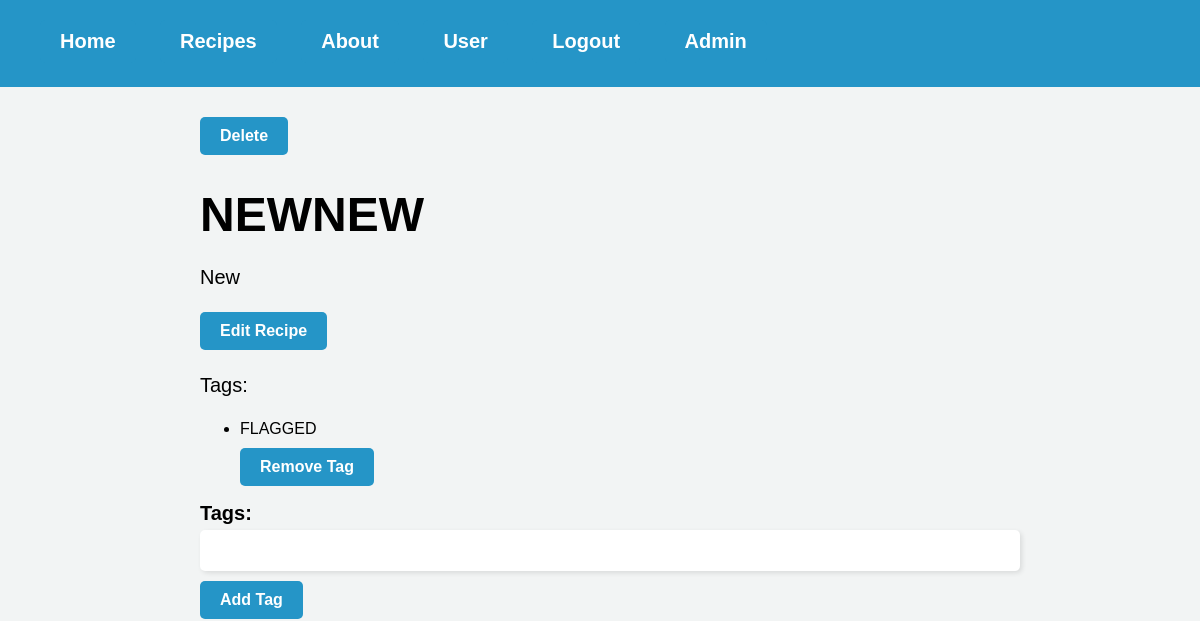
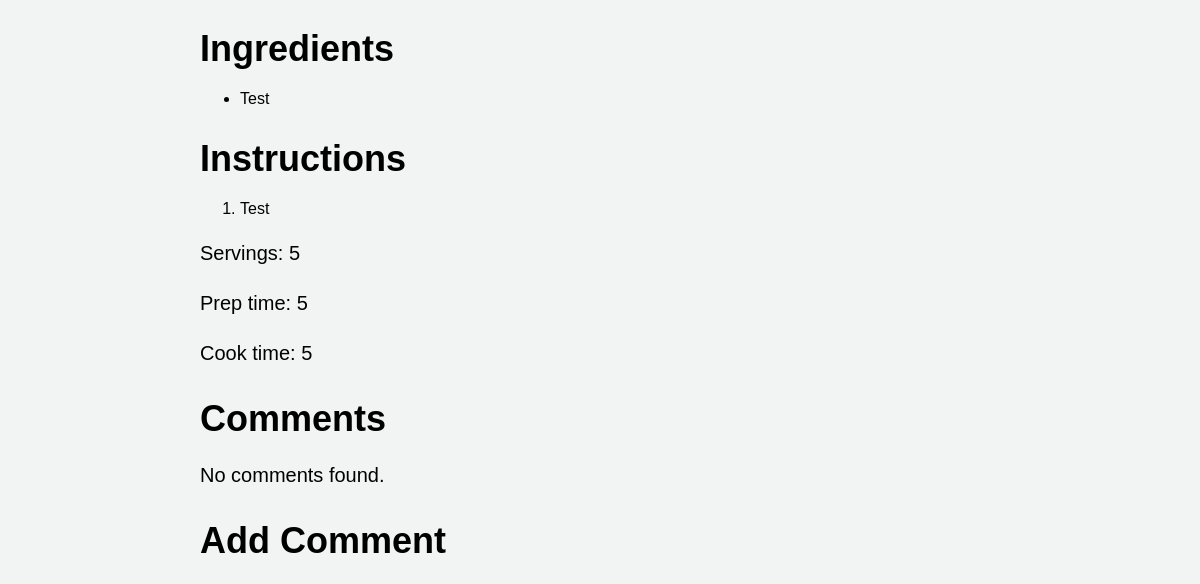
The app's page /recipe/1 (signed in, upper part), older data (2 pictures, top to bottom).
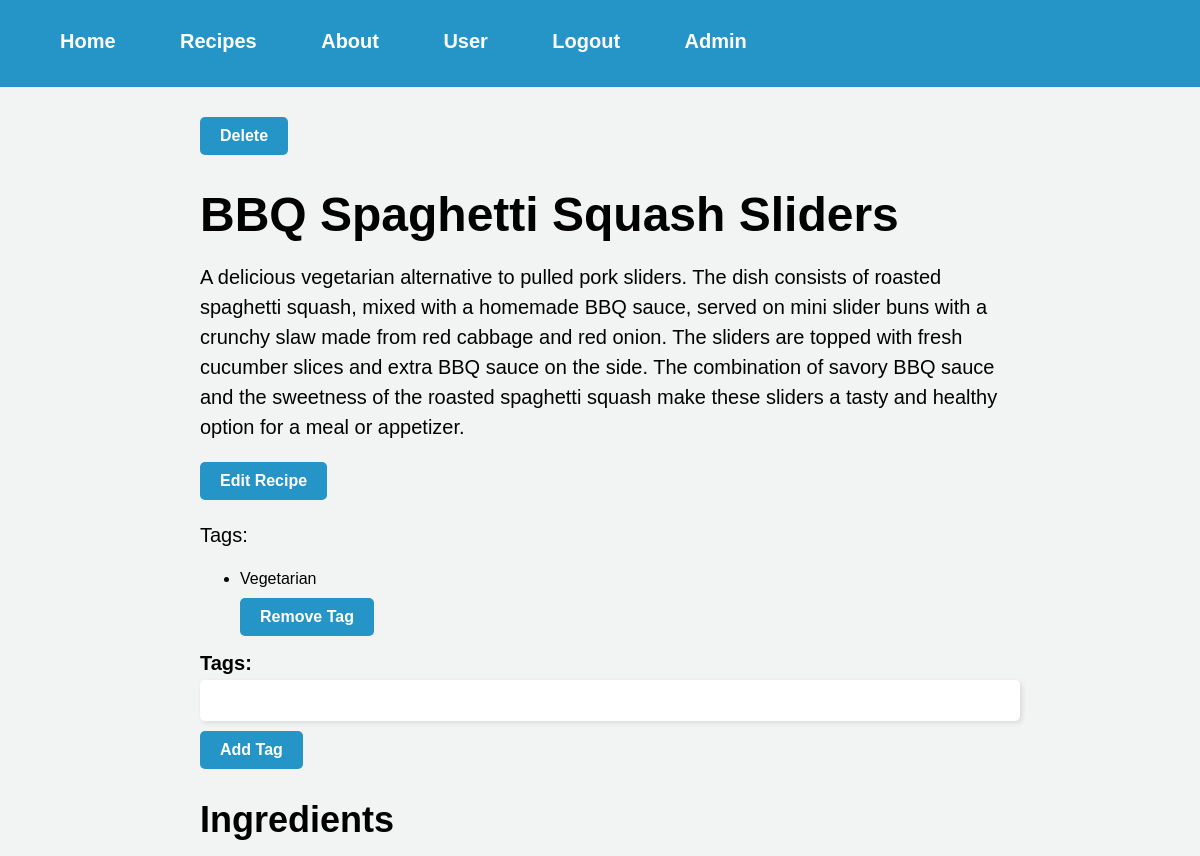
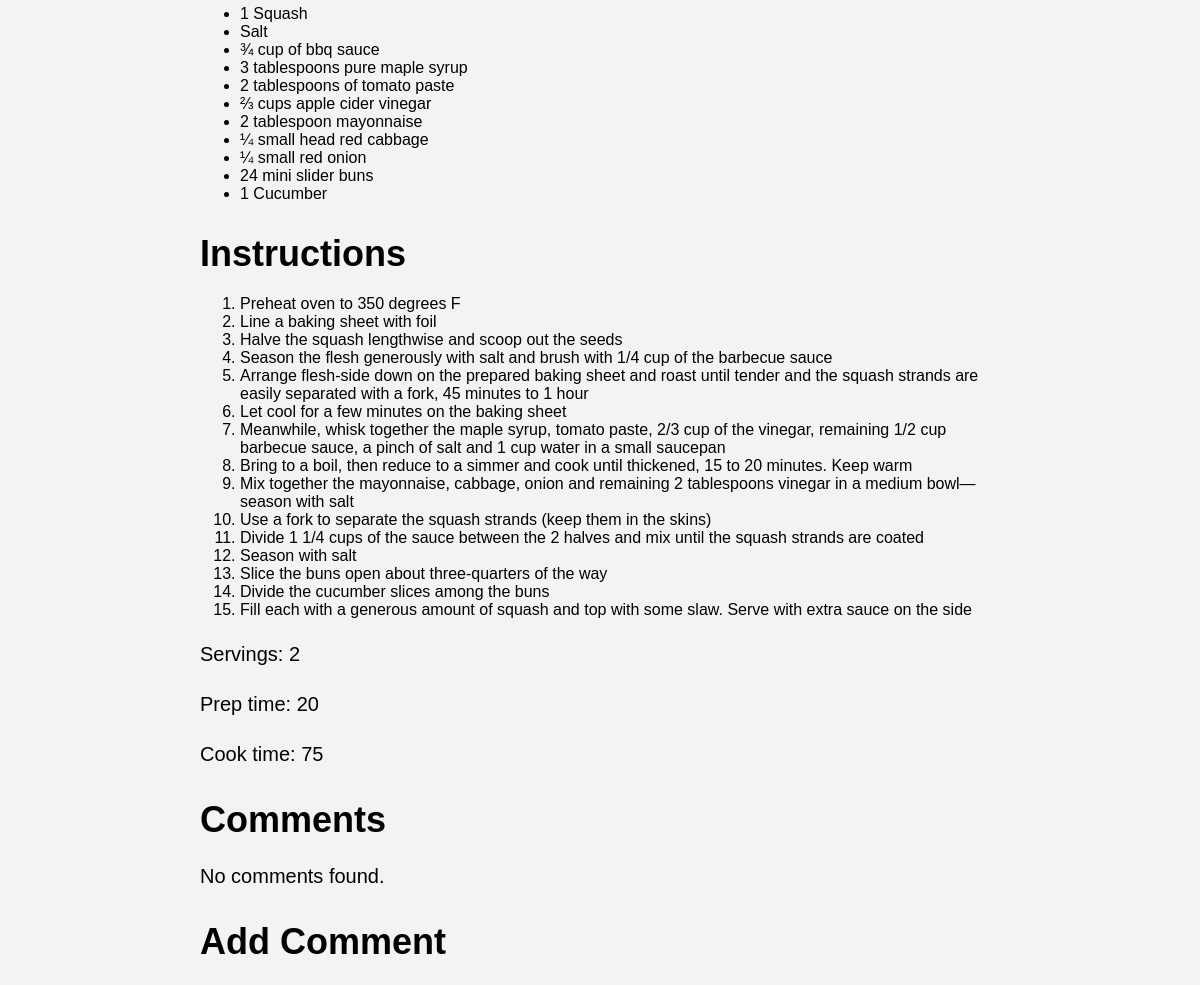
The same page, newer data (2 pictures, top to bottom).
### website/models.py (models this page shows)
class Recipe(db.Model):
    id = db.Column(db.Integer, primary_key=True)
    user_id = db.Column(db.Integer, db.ForeignKey('user.id'), nullable=False)
    title = db.Column(db.String(128), nullable=False)
    description = db.Column(db.String(512), nullable=False)
    servings = db.Column(db.Integer, nullable=False)
    prep_time = db.Column(db.Integer, nullable=False)
    cook_time = db.Column(db.Integer, nullable=False)
    ingredients = db.relationship('Ingredient', backref='recipe', lazy=True, cascade='all, delete')
    instructions = db.relationship('Instruction', backref='recipe', lazy=True, cascade='all, delete')
    tags = db.relationship('Tags', backref='recipe', lazy=True, cascade='all, delete-orphan')
    comments = db.relationship('Comments', backref='recipe', lazy=True, cascade='all, delete-orphan')
    likes = db.Column(db.Integer, default=0)

class Tags(db.Model):
    id = db.Column(db.Integer, primary_key=True)
    text = db.Column(db.String(64))
    recipe_id = db.Column(db.Integer, db.ForeignKey(
        'recipe.id', ondelete='cascade'), nullable=False)

class Ingredient(db.Model):
    id = db.Column(db.Integer, primary_key=True)
    text = db.Column(db.String(256), nullable=False)
    recipe_id = db.Column(db.Integer, db.ForeignKey(
        'recipe.id', ondelete='cascade'), nullable=False)

class Instruction(db.Model):
    id = db.Column(db.Integer, primary_key=True)
    text = db.Column(db.String(1024), nullable=False)
    recipe_id = db.Column(db.Integer, db.ForeignKey(
        'recipe.id', ondelete='cascade'), nullable=False)

### website/views.py (the view)
@views.route('/recipe/<int:recipe_id>', methods=['GET', 'POST'])
@login_required
def recipe(recipe_id):
    recipe = Recipe.query.get_or_404(recipe_id)
    tag_form = TagForm()
    return render_template("recipe.html", recipe=recipe, user=current_user, tag_form=tag_form)

### website/forms.py
class TagForm(FlaskForm):
    tags = StringField('Tags', validators=[DataRequired(), Length(max=50)])
    recipe_id = HiddenField('Recipe ID')
    submit_add = SubmitField('Add Tag')
    submit_remove = SubmitField('Remove Tag')

### website/__init__.py (called while the page is built)
def create_app():
    app = Flask(__name__)
    app.config['SECRET_KEY'] = 'hjshjhdjah kjshkjdhjs'
    app.config['SQLALCHEMY_DATABASE_URI'] = f'sqlite:///{DB_NAME}'
    db.init_app(app)
    from .views import views
    from .auth import auth
    app.register_blueprint(views, url_prefix='/')
    app.register_blueprint(auth, url_prefix='/')
    from .models import User
    with app.app_context():
        db.create_all()
    login_manager = LoginManager()
    login_manager.login_view = 'auth.login'
    login_manager.init_app(app)
    @login_manager.user_loader
    def load_user(id):
        return User.query.get(int(id))
    return app

### website/templates/recipe.html (shortened to what this page needs)
{% extends "base.html" %}
{% block content %}
<link rel="stylesheet" type="text/css" href="{{ url_for('static', filename='recipe.css') }}">
{% if user.is_authenticated and (user.email == 'admin@platepal.com' or recipe.user_id == current_user.id) %}
<form action="{{ url_for('views.delete_recipe', recipe_id=recipe.id) }}" method="POST">
    <button type="submit">Delete</button>
</form>
{% endif %}
<h1>{{ recipe.title }}</h1>
<p>{{ recipe.description }}</p>
{% if current_user == recipe.user %}
<a href="{{ url_for('views.editRecipe', recipe_id=recipe.id) }}">Edit Recipe</a>
{% endif %}
{% if recipe.tags %}
<p>Tags:</p>
<ul>
    {% for tag in recipe.tags %}
    <li>{{ tag.text }}
        {% if user.is_authenticated and user.email == 'admin@platepal.com' %}
        <form action="{{ url_for('views.remove_tag', recipe_id=recipe.id, tag_id=tag.id) }}" method="POST">
            {{ tag_form.submit_remove() }}
        </form>
        {% endif %}
    </li>
    {% endfor %}
</ul>
{% endif %}
{% if user.is_authenticated and user.email == 'admin@platepal.com' %}
<form action="{{ url_for('views.add_tag', recipe_id=recipe.id) }}" method="POST">
    <label for="{{ tag_form.tags.id }}">Tags:</label>
    {{ tag_form.tags }} {{ tag_form.submit_add }}
</form>
{% endif %}
<h2>Ingredients</h2>
{% if recipe.ingredients %}
<ul>
    {% for ingredient in recipe.ingredients %}
    <li>{{ ingredient.text }}</li>
    {% endfor %}
</ul>
{% else %}
<p>No ingredients found.</p>
{% endif %}
<h2>Instructions</h2>
{% if recipe.instructions %}
<ol>
    {% for instruction in recipe.instructions %}
    <li>{{ instruction.text }}</li>
    {% endfor %}
</ol>
{% else %}
<p>No instructions found.</p>
{% endif %}
<p>Servings: {{ recipe.servings }}</p>
<p>Prep time: {{ recipe.prep_time }}</p>
<p>Cook time: {{ recipe.cook_time }}</p>
<h2>Comments</h2>
{% if recipe.comments %}
<ul>
    {% for comment in recipe.comments %}
    <li>
        <div>
            <p><strong>{{ comment.user.first_name }}</strong>: {{ comment.text }}</p>
            {% if current_user == (comment.user or user.email == 'admin@platepal.com') %}
            <form method="POST"
                action="{{ url_for('views.deleteComment', recipe_id=recipe.id, comment_id=comment.id) }}">
                <button type="submit">Delete</button>
            </form>
            {% endif %}
        </div>
    </li>
    {% endfor %}
</ul>
{% else %}
<p>No comments found.</p>
{% endif %}
<h2>Add Comment</h2>
{% endblock %}

Row changes from the older to the newer data that the page shows:
changed Recipe: title "NEWNEW" → "BBQ Spaghetti Squash Sliders"; description "New" → "A delicious vegetarian alternative to pulled pork sliders. The dish consists of roasted spaghetti squash, mixed with a homemade BBQ sauce, served on mini slider buns with a crunchy slaw made from red cabbage and red onion. The sliders are topped with fresh cucumber slices and extra BBQ sauce on the side. The combination of savory BBQ sauce and the sweetness of the roasted spaghetti squash make these sliders a tasty and healthy option for a meal or appetizer."; servings "5" → "2"; prep_time "5" → "20"; cook_time "5" → "75"
changed Tags: text "FLAGGED" → "Vegetarian"
changed Ingredient: text "Test" → "1 Squash"
now on this page (row edited): Ingredient: text "Salt"
added Ingredient: text "¾ cup of bbq sauce"
added Ingredient: text "3 tablespoons pure maple syrup"
added Ingredient: text "2 tablespoons of tomato paste"
added Ingredient: text "⅔ cups apple cider vinegar"
added Ingredient: text "2 tablespoon mayonnaise"
added Ingredient: text "¼ small head red cabbage"
added Ingredient: text "¼ small red onion"
added Ingredient: text "24 mini slider buns"
added Ingredient: text "1 Cucumber"
changed Instruction: text "Test" → "Preheat oven to 350 degrees F"
now on this page (row edited): Instruction: text "Line a baking sheet with foil"
added Instruction: text "Halve the squash lengthwise and scoop out the seeds"
added Instruction: text "Season the flesh generously with salt and brush with 1/4 cup of the barbecue sauce"
added Instruction: text "Arrange flesh-side down on the prepared baking sheet and roast until tender and the squash strands are easily separated with a fork, 45 minutes to 1 hour"
added Instruction: text "Let cool for a few minutes on the baking sheet"
added Instruction: text "Meanwhile, whisk together the maple syrup, tomato paste, 2/3 cup of the vinegar, remaining 1/2 cup barbecue sauce, a pinch of salt and 1 cup water in a small saucepan"
added Instruction: text "Bring to a boil, then reduce to a simmer and cook until thickened, 15 to 20 minutes. Keep warm"
added Instruction: text "Mix together the mayonnaise, cabbage, onion and remaining 2 tablespoons vinegar in a medium bowl—season with salt"
added Instruction: text "Use a fork to separate the squash strands (keep them in the skins)"
added Instruction: text "Divide 1 1/4 cups of the sauce between the 2 halves and mix until the squash strands are coated"
added Instruction: text "Season with salt"
added Instruction: text "Slice the buns open about three-quarters of the way"
added Instruction: text "Divide the cucumber slices among the buns"
added Instruction: text "Fill each with a generous amount of squash and top with some slaw. Serve with extra sauce on the side"
